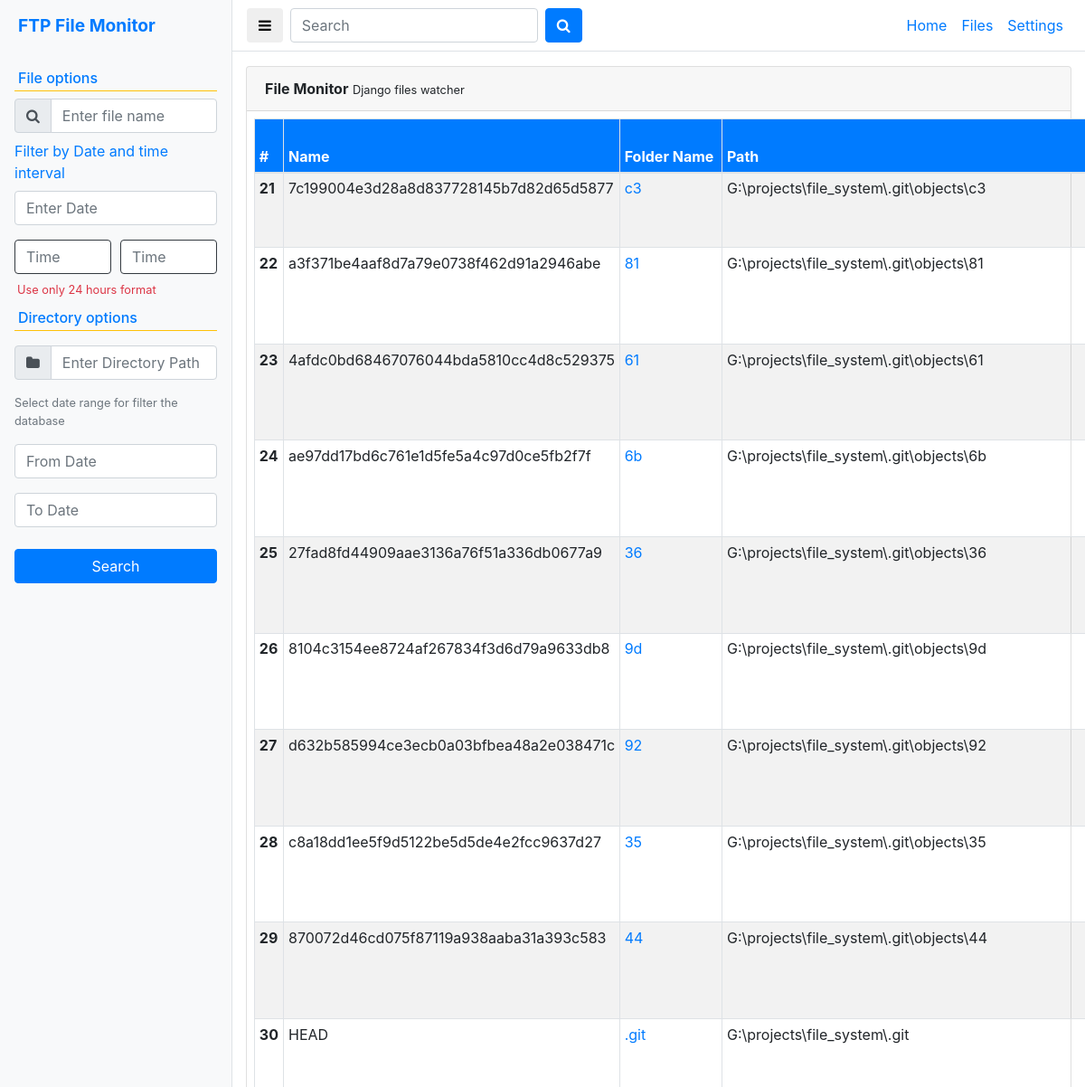
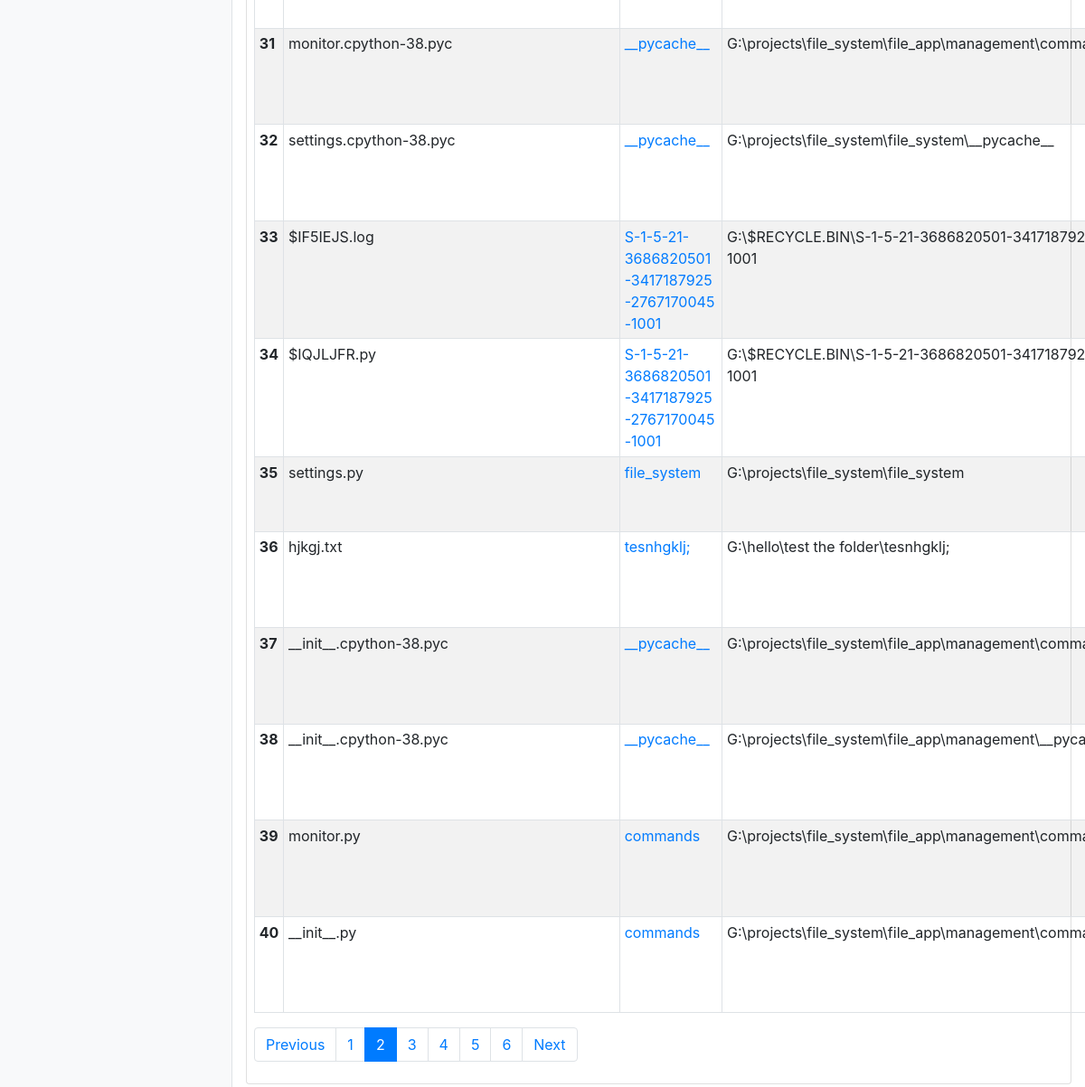
Page /file/?page=2 on the committed database (2 pictures, top to bottom).
### file_app/models.py (models this page shows, shortened)
class File(models.Model):
	name 				= models.CharField(max_length=200)
	path 				= models.ForeignKey(Folder,on_delete=models.SET_NULL, null=True)
	date_modified		= models.DateTimeField(auto_now=False, auto_now_add=False)
	size				= models.CharField(max_length=50)
	updated_at			= models.DateTimeField(auto_now_add=True)

class Folder(models.Model):
	name 				= models.CharField(max_length=200)
	path 				= models.CharField(max_length=999, unique=True)
	date_modified		= models.DateTimeField(auto_now=False, auto_now_add=False)
	size				= models.CharField(max_length=50)
	updated_at			= models.DateTimeField(auto_now_add=True)
	parent				= models.ForeignKey(
							'self',
							blank=True,
							null=True ,
							on_delete=models.CASCADE,
							related_name='children')
	class Meta:
		unique_together = [['path', 'parent']]

### file_app/views.py (the view, shortened to what this page needs)
# urls.py: path('file/', file, name="file"),
def file(request):
	files = File.objects.all().order_by('-date_modified')
	query = request.GET.get('query')
	folder = request.GET.get('folder')
	start_date = request.GET.get('start_date')
	end_date = request.GET.get('end_date')
	date = request.GET.get('date')
	st_time = request.GET.get('st_time')
	en_time = request.GET.get('en_time')
	if start_date and end_date:
		start_date = datetime.datetime.strptime(start_date, '%d-%m-%Y').strftime('%Y-%m-%d')
		end_date = datetime.datetime.strptime(end_date, '%d-%m-%Y').strftime('%Y-%m-%d')
		files = files.filter(date_modified__range=[start_date, end_date])
	if folder:
		folder = Folder.objects.get(path=folder)
		files = files.filter(path=folder)
	if query:
		files = files.filter(name__contains=query)
	if date:
		date = datetime.datetime.strptime(date, '%d-%m-%Y')
		files = files.filter(date_modified__date=date.strftime('%Y-%m-%d'))
	page = request.GET.get('page', 1)
	paginator = Paginator(files, 20)
	try:
		files = paginator.page(page)
	except PageNotAnInteger:
		files = paginator.page(1)
	except EmptyPage:
		files = paginator.page(paginator.num_pages)
	return render(request, 'file.html', {'files':files})

### file_app/views.py (called while the page is built)
@register.filter
def convert_bytes(num):
	num = int(num)
	for x in ['bytes', 'KB', 'MB', 'GB', 'TB']:
		if num < 1024.0:
			return "%3.1f %s" % (num, x)
		num /= 1024.0

### templates/file.html (shortened to what this page needs)
{% extends "base.html" %}
{% block content %}
<div class="card mt-3 mb-3">
  <div class="card-header"><strong>File Monitor</strong> <small>Django files watcher</small></div>
  <div class="card-body p-2">
    <table class="table table-striped table-hover table-bordered table-sm">
      <thead>
        <tr class="bg-primary text-white">
          <th scope="col">#</th>
          <th scope="col">Name</th>
          <th scope="col">Folder Name</th>
          <th scope="col">Path</th>
        </tr>
      </thead>
      <tbody>
        {% for file in files %}
        <tr>
          <th scope="row">{{forloop.counter0|add:files.start_index}}</th>
          <td>{{file.name}}</td>
          <td><a href="{% url 'file' %}?folder={{file.path.path}}">{{file.path.name}}</a></td>
          <td>{{file.path.path}}</td>
        </tr>
        {% endfor %}
      </tbody>
    </table>
{% if files.has_other_pages %}
<nav aria-label="...">
  <ul class="pagination">
    {% if files.has_previous %}
    <li class="page-item"><a class="page-link" href="?page={{ files.previous_page_number }}">Previous</a></li>
    {% else %}
    <li class="page-item disabled">
      <a class="page-link" href="#" tabindex="-1" aria-disabled="true">Previous</a>
    </li>
    {% endif %}
    {% for i in files.paginator.page_range %}
      {% if files.number == i %}
    <li class="page-item active" aria-current="page">
      <a class="page-link" href="">{{ i }}<span class="sr-only">(current)</span></a>
    </li>
    {% elif i > files.number|add:'-5' and i < files.number|add:'5' %}
    <li class="page-item"><a class="page-link" href="?page={{ i }}">{{ i }}</a></li>
    {% endif %}
    {% endfor %}
    {% if files.has_next %}
    <li class="page-item">
      <a class="page-link" href="?page={{ files.next_page_number }}">Next</a>
    </li>
    {% else %}
    <li class="page-item disabled">
      <a class="page-link" href="#" tabindex="-1" aria-disabled="true">Next</a>
    </li>
    {% endif %}
  </ul>
</nav>
{% endif %}
  </div>
</div>
{% endblock content %}

### rows in the picture
File: name "settings.cpython-38.pyc", path.name "__pycache__", path.path "G:\\projects\\file_system\\file_system\\__pycache__"
File: name "settings.py", path.name "file_system", path.path "G:\\projects\\file_system\\file_system"

### other values in the picture
{{ i }} "1" "3" "4" "5" "6"
{{ i }} "2"
